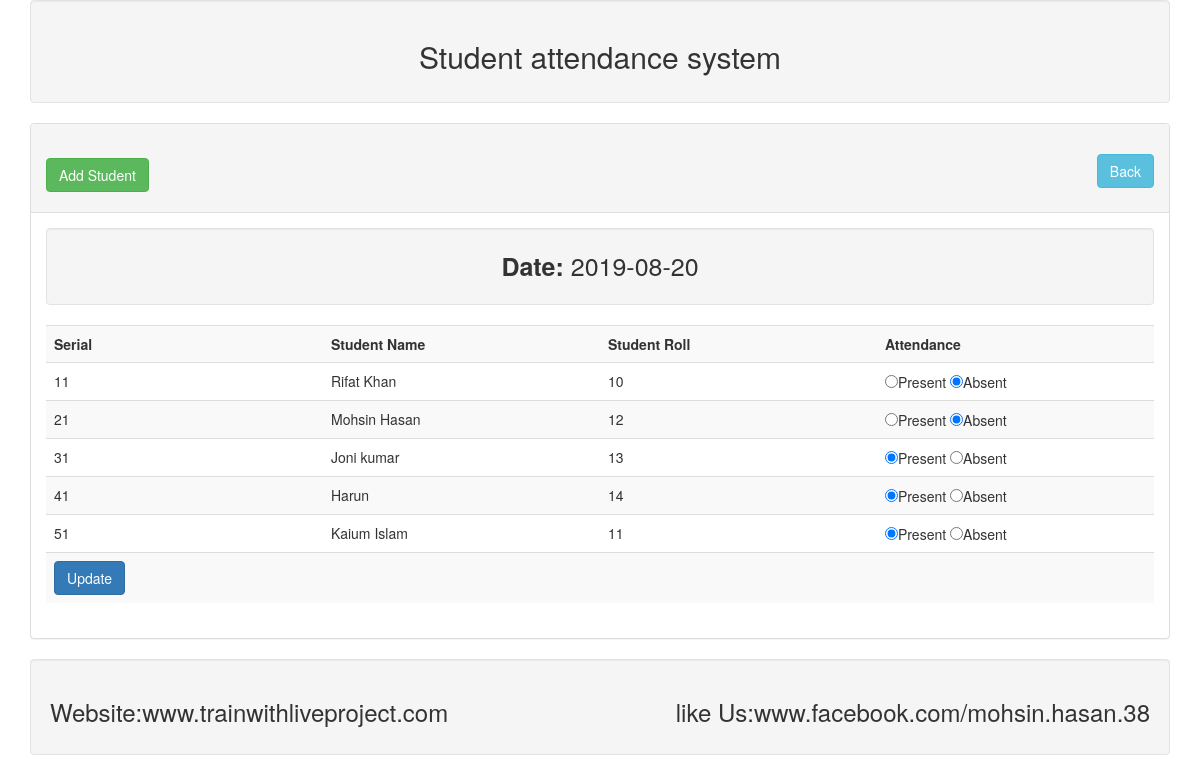
The page /student_view.php?dt=2019-08-20 on the database its author committed.
### tables this page shows
CREATE TABLE `tbl_student` (
  `id` int(11) NOT NULL,
  `name` varchar(255) NOT NULL,
  `roll` int(11) NOT NULL
);

CREATE TABLE `tbl_attendance` (
  `id` int(11) NOT NULL,
  `roll` int(11) NOT NULL,
  `attend` varchar(30) NOT NULL,
  `attend_time` date NOT NULL
);

### library/Database.php (called while the page is built, shortened)
<?php
Class Database{
 public $host   = DB_HOST;
 public $user   = DB_USER;
 public $pass   = DB_PASS;
 public $dbname = DB_NAME;
 public $link;
private function connectDB(){
 $this->link = new mysqli($this->host, $this->user, $this->pass,
  $this->dbname);
 }
public function select($query){
  $result = $this->link->query($query) or
   die($this->link->error.__LINE__);
  if($result->num_rows > 0){
    return $result;
  } else {
    return false;
  }
 }
}
 ?>

### library/Student.php (called while the page is built, shortened)
<?php
$filepath=realpath(dirname(__FILE__));
include_once ($filepath.'/Database.php');
 ?>
<?php
class Student{
private $db;
  public  function __construct(){
    $this->db = new Database();
  }
            public function getAllData($dt){
              $query = "SELECT tbl_student.name, tbl_attendance.* FROM
                 tbl_student
                INNER JOIN tbl_attendance
                ON tbl_student.roll = tbl_attendance.roll
                WHERE attend_time ='$dt'";
              $result = $this->db->select($query);
              return $result;
            }
}
 ?>

### student_view.php (the view, shortened to what this page needs)
<?php
include 'include\header.php';
include 'library\Student.php';
?>
<?php
$stu = new Student();
$dt = $_GET['dt'];
 ?>
   <div class="panel panel-default">
     <div class="panel-heading">
       <h2>
         <a class="btn btn-success" href="add.php">Add Student</a>
         <a class="btn btn-info pull-right" href="date_view.php">Back </a>
       </h2>
     </div>
     <div class="panel-body">
       <div class="well text-center" style="font-size:25px">
         <strong>Date:</strong> <?php  echo $dt; ?>
       </div>
       <form class="" action="" method="post">
         <table class="table table-striped">
           <tr>
             <th width="25%">Serial</th>
             <th width="25%">Student Name</th>
             <th width="25%">Student Roll</th>
             <th width="25%">Attendance</th>
           </tr>
           <?php
            $get_student = $stu->getAllData($dt);
            if ($get_student) {
              $i = 0;
              while ($value =  $get_student->fetch_assoc()) {
               $i++;
            ?>
            <tr>
              <td><?php echo $i; ?>1</td>
              <td><?php echo $value['name']; ?></td>
              <td><?php echo $value['roll']; ?></td>
              <td>
                <input type="radio" name="attend[<?php echo $value['roll']; ?>]" value="present" <?php if($value['attend'] == "present") {echo "checked";}
                 ?>>Present
                <input type="radio" name="attend[<?php echo $value['roll']; ?>]" value="absent" <?php if($value['attend'] == "absent") {echo "checked";}
                 ?>>Absent
              </td>
            </tr>
         <?php   } } ?>
         <tr>
          <td colspan="4">
            <input type="submit" class="btn btn-primary" name="submit" value="Update">
          </td>
         </tr>
         </table>
       </form>
     </div>
   </div>
<?php include 'include\footer.php'; ?>

### include/header.php (shortened to what this page needs)
<!DOCTYPE html>
<html lang="en" dir="ltr">
  <head>
    <link rel="stylesheet" href="https://maxcdn.bootstrapcdn.com/bootstrap/3.4.0/css/bootstrap.min.css">
  </head>
  <body>
     <div class="container">
         <div class="well text-center">
           <h2>Student attendance system</h2>
         </div>

### include/footer.php (shortened to what this page needs)
<div class="well">
   <h3>
       Website:www.trainwithliveproject.com
      <span class="pull-right">like Us:www.facebook.com/mohsin.hasan.38</span>
  </h3>
</div>
</div>
</body>
</html>

### rows shown on the page
tbl_student: name "Rifat Khan", tbl_attendance.roll "10"
tbl_attendance: attend "☑"
tbl_student: name "Mohsin Hasan", tbl_attendance.roll "12"
tbl_attendance: attend "☑"
tbl_student: name "Joni kumar", tbl_attendance.roll "13"
tbl_attendance: attend "☑"
tbl_student: name "Harun", tbl_attendance.roll "14"
tbl_attendance: attend "☑"
tbl_student: name "Kaium Islam", tbl_attendance.roll "11"
tbl_attendance: attend "☑"

### other values the page prints
$dt "2019-08-20"
